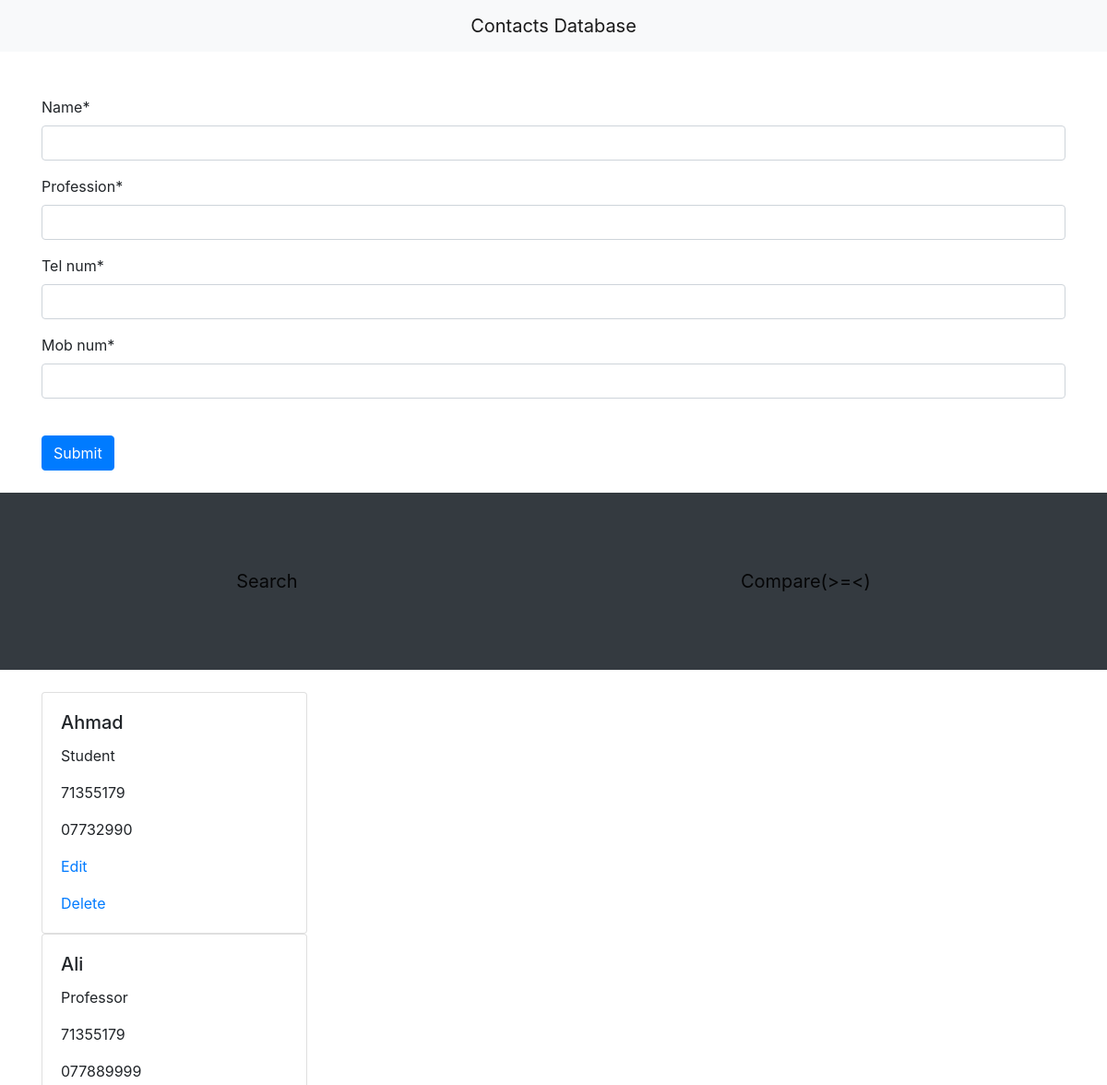
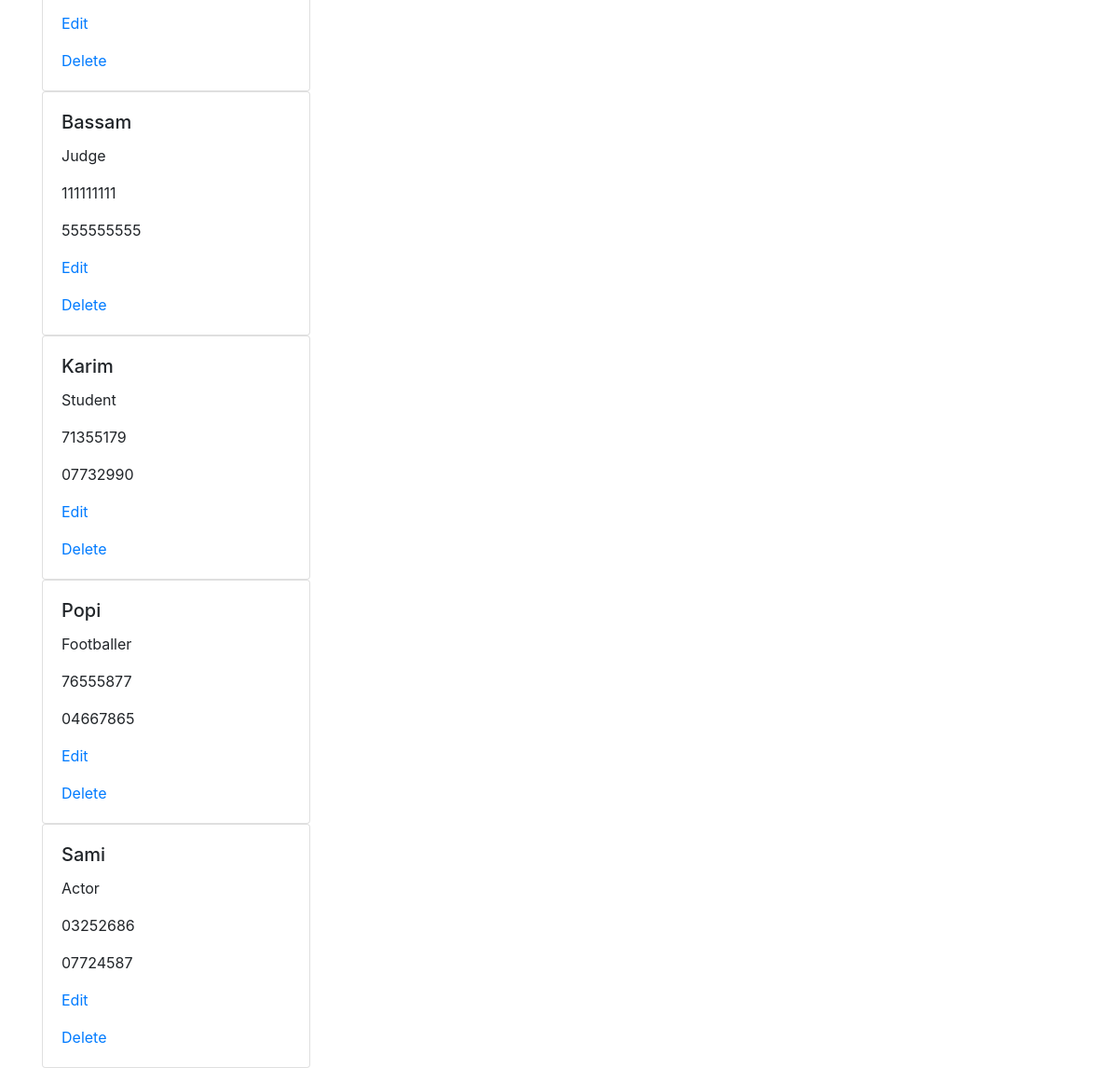
The page / on the database its author committed (2 pictures, top to bottom).
### main/models.py (models this page shows)
class Telephone(models.Model):
    name = models.CharField(max_length=100)
    profession = models.CharField(max_length=100)
    tel_num = models.CharField(max_length=100)
    mob_num = models.CharField(max_length=100)

### main/views.py (the view)
# urls.py: path("", views.homepage, name="homepage"),
def homepage(request):
  if request.method == "POST":
    form = TelephoneForm(request.POST)
    if form.is_valid():
      form.save()
  contacts = Telephone.objects.all().order_by('name','profession').values()
  form = TelephoneForm()
  return render(request, "home.html", {"form": form, "contacts":contacts})

### main/forms.py
class TelephoneForm(forms.ModelForm):
  class Meta:
    model = Telephone
    fields = ('name','profession','tel_num','mob_num')

### main/templates/home.html (shortened to what this page needs)
<!DOCTYPE html>
<html>
   <head>
    <link rel="stylesheet" href="https://stackpath.bootstrapcdn.com/bootstrap/4.4.1/css/bootstrap.min.css">
  </head>
  <body>
      {% load crispy_forms_tags %}
      <nav class="navbar navbar-light bg-light">
        <a class="navbar-brand mx-auto" href="">
          Contacts Database
        </a>
      </nav>
      <br><br>
      <div class="container">
      <form method="post">
        {{ form|crispy }}
        <br>
        <button class ="btn btn-primary" type="submit" id= "submit_button">Submit</button>
      </form>
      </div>
      <br>
      <nav class="navbar navbar-light bg-dark" style="height: 12rem;">
        <a class="navbar-brand mx-auto" href="searchname">
          Search
        </a>
        <a class="navbar-brand mx-auto" href="comparepage">
          Compare(>=<)
        </a>
        </nav>
        <br>
      <div class="container">
        {% for contact in contacts %}
        <div class="card" style="width: 18rem;">
          <div class="card-body">
            <h5 class="card-title">{{ contact.name }}</h5>
            <p class="card-text">{{ contact.profession }}</p>
            <p class="card-text">{{ contact.tel_num }}</p>
            <p class="card-text">{{ contact.mob_num }}</p>
            <p class="card-text"><a href="update/{{contact.id}}">Edit</a></p>
            <p class="card-text"><a href="destroy/{{contact.id}}">Delete</a></p>
          </div>
        </div>
        {% endfor %}
      </div>
  </body>
</html>

### rows shown on the page
Telephone: name "Ahmad", profession "Student", tel_num "71355179", mob_num "07732990"
Telephone: name "Ali", profession "Professor", tel_num "71355179", mob_num "077889999"
Telephone: name "Bassam", profession "Judge", tel_num "111111111", mob_num "555555555"
Telephone: name "Karim", profession "Student", tel_num "71355179", mob_num "07732990"
Telephone: name "Popi", profession "Footballer", tel_num "76555877", mob_num "04667865"
Telephone: name "Sami", profession "Actor", tel_num "03252686", mob_num "07724587"
